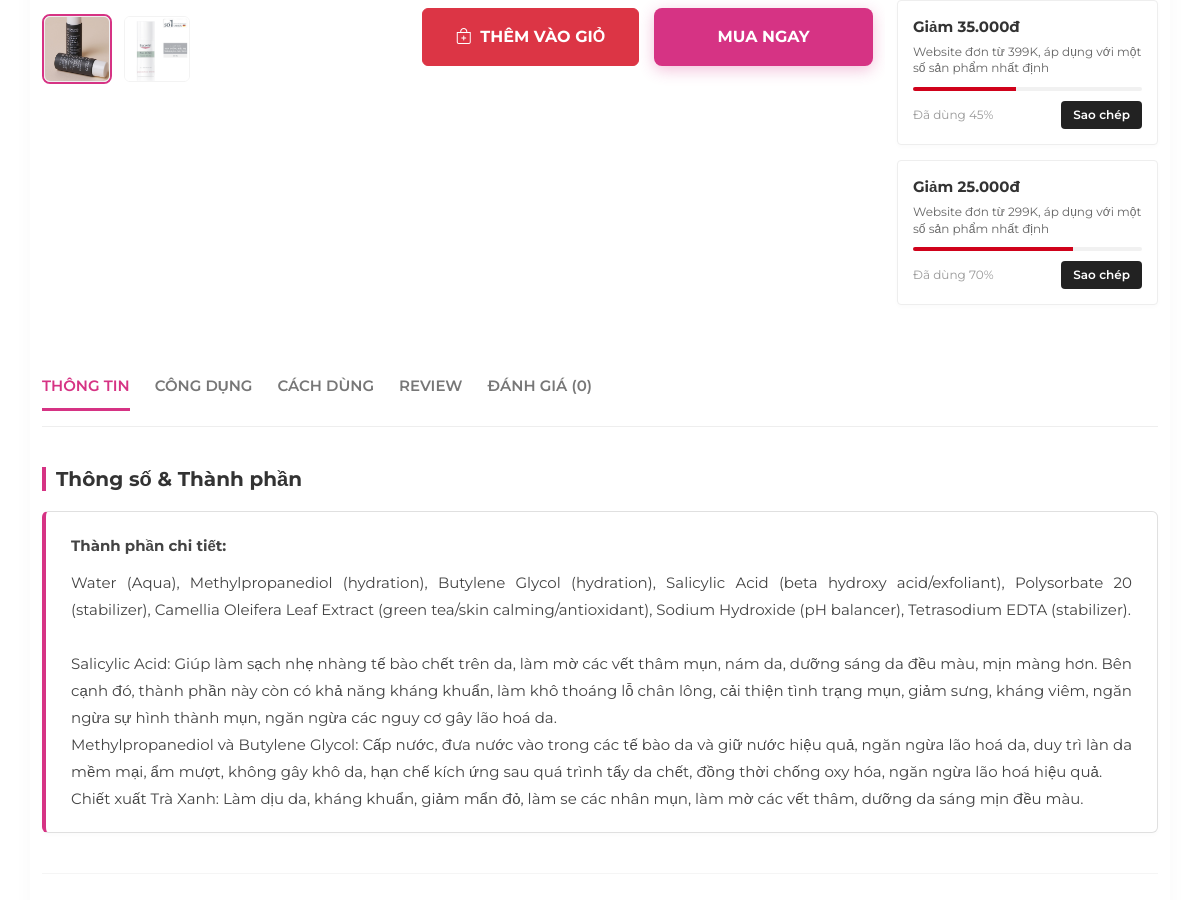
/product_detail.php?id=4 (middle part), run on an earlier commit of the app's database.
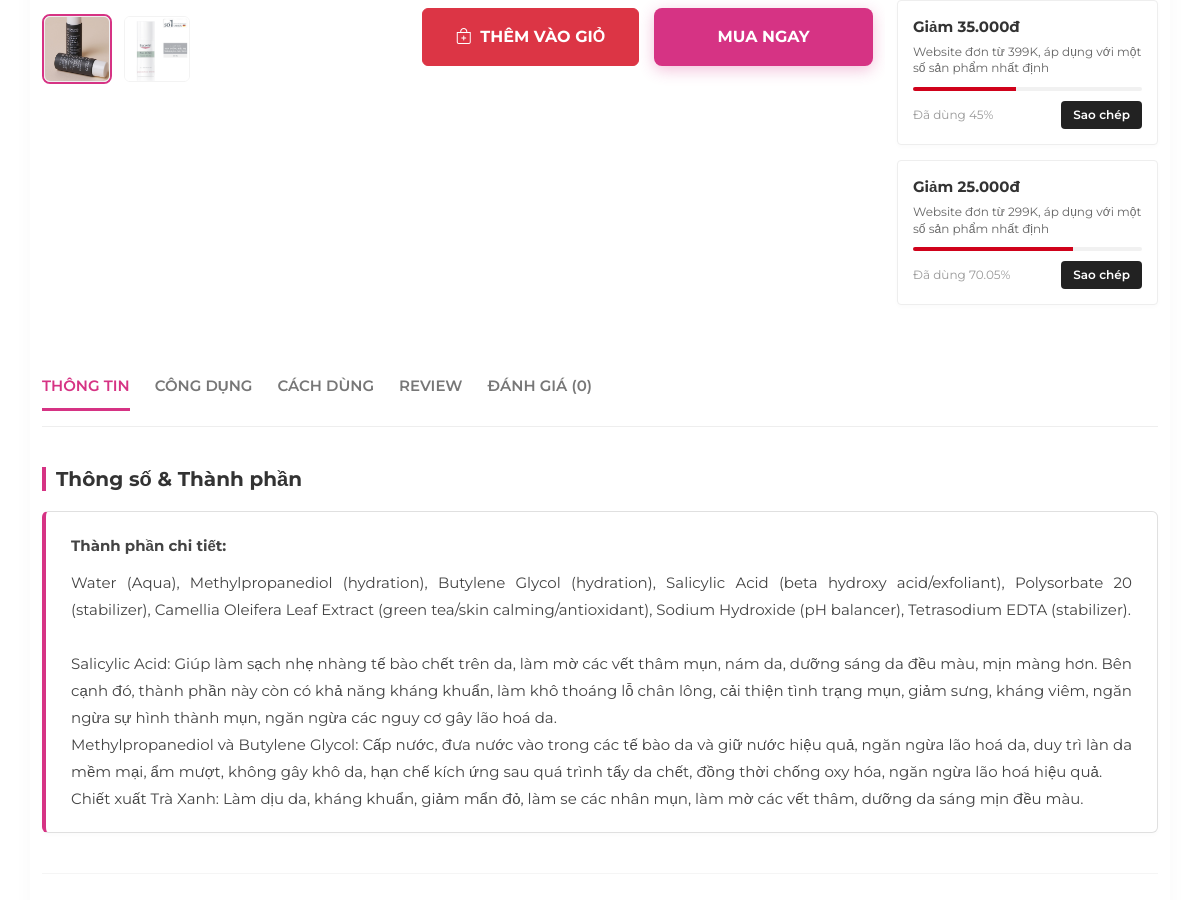
And on a later commit of the database.
### tables this page shows
CREATE TABLE `vouchers` (
  `id` int(10) UNSIGNED NOT NULL,
  `code` varchar(50) NOT NULL COMMENT 'Mã giảm giá (VD: FREE75K)',
  `discount_amount` decimal(10,2) NOT NULL COMMENT 'Giá trị giảm (VD: 75000.00)',
  `discount_text` varchar(50) NOT NULL COMMENT 'Văn bản giảm giá (VD: Giảm 75.000đ)',
  `min_order_amount` decimal(10,2) NOT NULL COMMENT 'Giá trị đơn hàng tối thiểu để áp dụng (VD: 799000.00)',
  `condition_text` varchar(255) NOT NULL COMMENT 'Mô tả điều kiện (VD: Website đơn từ 799K...)',
  `quantity` int(10) UNSIGNED DEFAULT 0 COMMENT 'Số lượng mã được phát hành',
  `used_count` int(10) UNSIGNED DEFAULT 0 COMMENT 'Số lượng mã đã được sử dụng',
  `start_date` date NOT NULL COMMENT 'Ngày bắt đầu hiệu lực',
  `end_date` date NOT NULL COMMENT 'Ngày hết hạn',
  `is_active` tinyint(1) NOT NULL DEFAULT 1 COMMENT 'Trạng thái hoạt động (1: Hoạt động, 0: Ngưng)',
  `created_at` timestamp NOT NULL DEFAULT current_timestamp(),
  `updated_at` timestamp NOT NULL DEFAULT current_timestamp() ON UPDATE current_timestamp()
);

### menu.php (the view, shortened to what this page needs)
<link rel="stylesheet" href="css/menu.css">

### product_detail.php (shortened to what this page needs)
<?php
require_once 'config/connect.php';
$product_id = isset($_GET['id']) ? (int) $_GET['id'] : 0;
$sql = "SELECT p.*, b.name as brand_name
        FROM products p
        LEFT JOIN brands b ON p.brand_id = b.id
        WHERE p.id = :id";
$stmt = $pdo->prepare($sql);
$stmt->execute([':id' => $product_id]);
$product = $stmt->fetch(PDO::FETCH_ASSOC);
$stmt_gallery = $pdo->prepare("SELECT image_url FROM product_gallery WHERE product_id = :id");
$stmt_gallery->execute([':id' => $product_id]);
$gallery = $stmt_gallery->fetchAll(PDO::FETCH_COLUMN);
$blocks_feedback = [];
$stmt_vouchers = $pdo->prepare("SELECT * FROM vouchers WHERE is_active = 1 AND end_date >= CURDATE() ORDER BY discount_amount DESC");
$stmt_vouchers->execute();
$vouchers = $stmt_vouchers->fetchAll(PDO::FETCH_ASSOC);
?>
<!DOCTYPE html>
<html lang="vi">
<head>
    <link href="https://cdn.jsdelivr.net/npm/bootstrap@5.3.0/dist/css/bootstrap.min.css" rel="stylesheet">
    <link rel="stylesheet" href="https://cdn.jsdelivr.net/npm/bootstrap-icons@1.11.3/font/bootstrap-icons.min.css">
    <link rel="stylesheet" href="css/product_detail.css">
    <link rel="stylesheet" href="./css/menu.css">
</head>
<body>
    <?php include 'header.php'; ?>
    <?php include 'menu.php'; ?>
    <div class="container container-main">
        <div class="row">
            <div class="col-lg-4 col-md-5">
                <div class="thumb-list">
                    <?php foreach ($gallery as $index => $img): ?>
                        <div class="thumb-item <?= $index == 0 ? 'active' : '' ?>"
                            onclick="changeImage(this, '<?= htmlspecialchars($img) ?>')">
                            <img src="<?= htmlspecialchars($img) ?>" alt="Thumb">
                        </div>
                    <?php endforeach; ?>
                </div>
            </div>
            <div class="col-lg-5 col-md-7">
                <div class="btn-buy-group">
                    <button type="button" class="btn btn-danger btn-add-cart w-100 fw-bold py-3"
                        onclick="addToCart(this, event)" data-id="<?= $product['id'] ?>"
                        data-name="<?= htmlspecialchars($product['name']) ?>">
                        <i class="bi bi-bag-plus me-1"></i> THÊM VÀO GIỎ
                    </button>
                    <button class="btn-buy-now">MUA NGAY</button>
                </div>
            </div>
            <div class="col-lg-3 col-md-12 coupon-sidebar">
                <?php if (count($vouchers) > 0): ?>
                    <?php foreach ($vouchers as $v): ?>
                        <?php
                        $percent_used = ($v['quantity'] > 0) ? ($v['used_count'] / $v['quantity']) * 100 : 0;
                        ?>
                        <div class="coupon-item">
                            <div class="coupon-amount"><?= htmlspecialchars($v['discount_text']) ?></div>
                            <div class="coupon-desc"><?= htmlspecialchars($v['condition_text']) ?></div>
                            <div class="progress-mini">
                                <div class="progress-bar-red" style="width: <?= $percent_used ?>%;"></div>
                            </div>
                            <div class="coupon-footer">
                                <span style="font-size:12px; color:#999;">Đã dùng <?= $percent_used ?>%</span>
                                <button class="btn-copy" onclick="copyCode(this, '<?= $v['code'] ?>')">Sao chép</button>
                            </div>
                        </div>
                    <?php endforeach; ?>
                <?php else: ?>
                    <p style="font-size:13px; color:#888;">Không có mã giảm giá nào.</p>
                <?php endif; ?>
            </div>
        </div>
        <div class="content-section">
            <div class="product-nav">
                <a href="#info" class="active">Thông tin</a>
                <a href="#uses">Công dụng</a>
                <a href="#usage">Cách dùng</a>
                <a href="#review">Review</a>
                <a href="#feedback">Đánh giá (<?= count($blocks_feedback) ?>)</a>
            </div>
            <div id="info" class="scroll-target">
                <h3 class="section-heading">Thông số & Thành phần</h3>
                <div class="ingredients-box">
                    <strong style="display:block; margin-bottom:10px;">Thành phần chi tiết:</strong>
                    <?= nl2br(htmlspecialchars($product['ingredients'] ?? 'Đang cập nhật...')) ?>
                </div>
            </div>
            <div id="uses" class="scroll-target">
            </div>
        </div>
    </div>
    </div> <?php include 'footer.php'; ?>
</body>
</html>

What changed in the data, as far as the page shows it:
changed vouchers "Giảm 25.000đ": percent_used "70" → "70.05"
